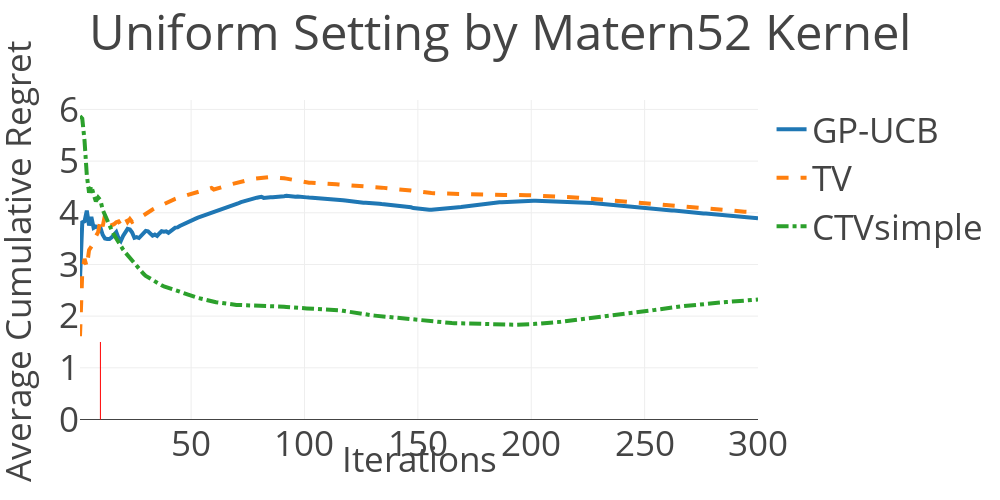

The cell this chart's notebook holds for it:
### Code cell
title = 'Uniform Setting by Matern52 Kernel'

target_dir = './results/'
normal = target_dir + '20190520/syn_bogunovic_matern52_normal.csv'
dtv = target_dir + '20190520/syn_bogunovic_matern52_dtv.csv'
ctv = target_dir + '20190520/syn_bogunovic_matern52_ctv.csv'
#ctv = target_dir + '20190428/syn_bogunovic_matern52_ctv.csv'
ctv_delta = target_dir + '20190520/syn_bogunovic_matern52_ctv_delta.csv'

plot_graph(normal, dtv, ctv, ctv_delta, title)

### Figure 1 — Plotly figure (JSON) as saved in the notebook; plotly's stock layout.template omitted (floating-point values rounded to 4 significant figures; data arrays with more than 128 entries replaced by an {"elided": "..."} marker saying what was removed)
{"data": [{"line": {"width": 4}, "name": "GP-UCB", "type": "scatter", "uid": "2299a4f8-78bb-4070-a888-6690ee2aa5fa", "x": {"elided": "300 int values"}, "y": {"elided": "300 float values"}}, {"line": {"dash": "dash", "width": 4}, "name": "TV", "type": "scatter", "uid": "8d4d3cd5-87c7-4bed-b041-7299989915a7", "x": {"elided": "300 int values"}, "y": {"elided": "300 float values"}}, {"line": {"dash": "dashdot", "width": 4}, "name": "CTVsimple", "type": "scatter", "uid": "a58e7326-88d0-47a7-b00e-0d53d8738311", "x": {"elided": "300 int values"}, "y": {"elided": "300 float values"}}], "layout": {"annotations": [{"showarrow": false, "text": "Iterations", "x": 0.5, "xref": "paper", "y": -0.2, "yref": "paper"}, {"showarrow": false, "text": "Average Cumulative Regret", "textangle": -90, "x": -0.13, "xref": "paper", "y": -0.2, "yref": "paper"}], "autosize": false, "font": {"size": 35}, "height": 500, "shapes": [{"line": {"color": "red", "width": 1}, "type": "line", "x0": 10, "x1": 10, "y0": 0, "y1": 1.5}], "title": {"text": "Uniform Setting by Matern52 Kernel"}, "width": 1000}}
